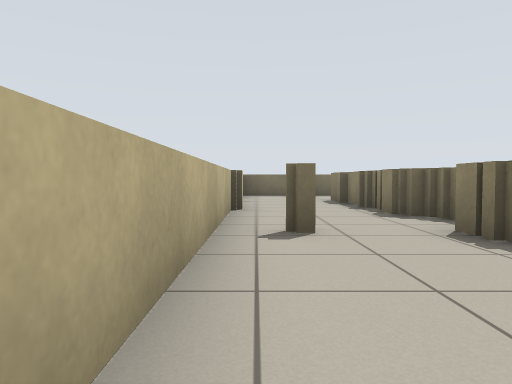
View 1 (above)

24 first-person views from a walk through a world built for the Player/Stage simulator. The camera is 0.62 m above the floor, tilts 2° down and sees 70° across. Floor lines are 1 m apart. The floor is counted in squares, 1 m on a side. Each view is taken from the middle of a square. On the plan, view 1 faces up. The plan holds only what a view shows up to about 10 squares ahead; the rest is blank. Robots are left out.

View 2
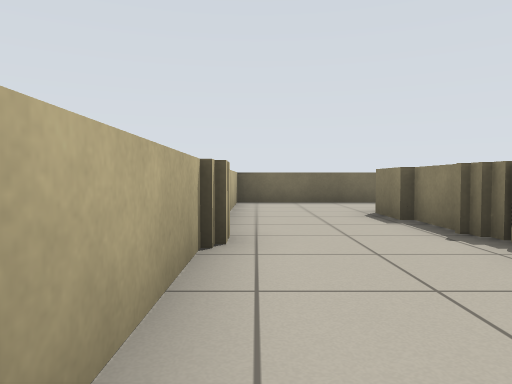

View 3
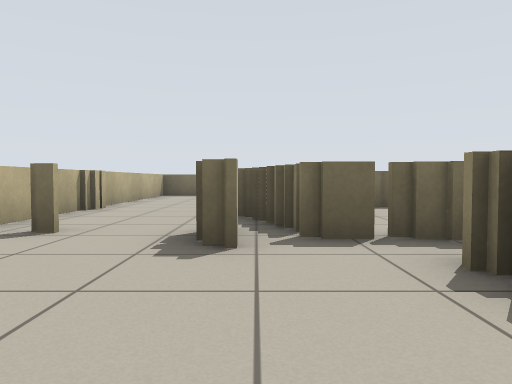

View 4
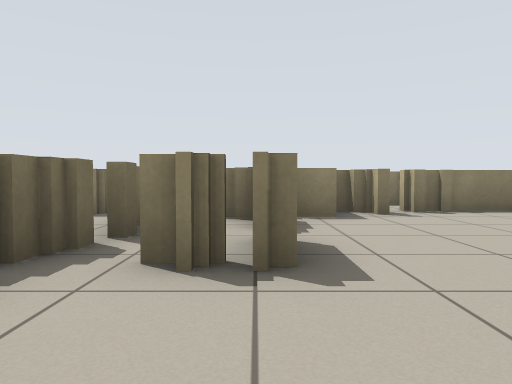

View 5
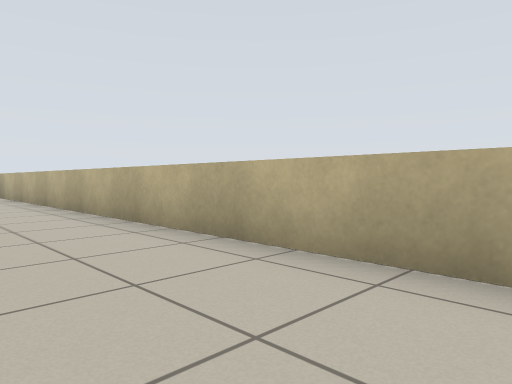

View 6
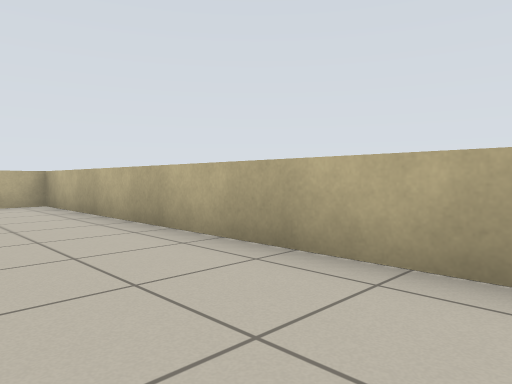

View 7
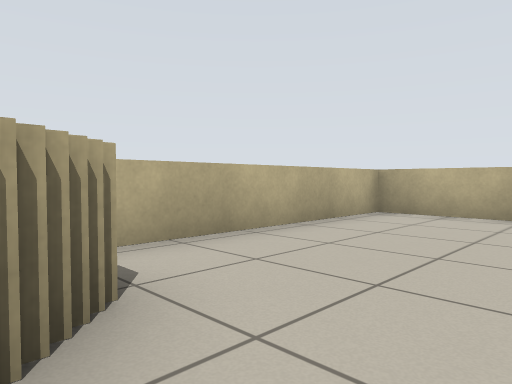

View 8
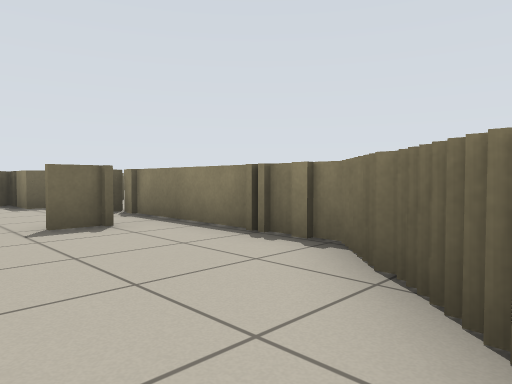

View 9
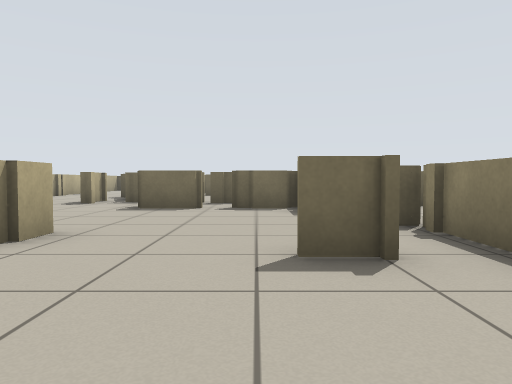

View 10
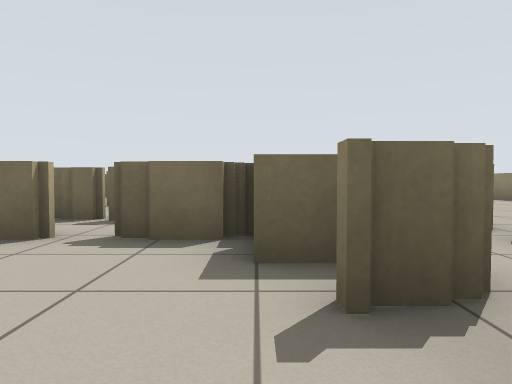

View 11
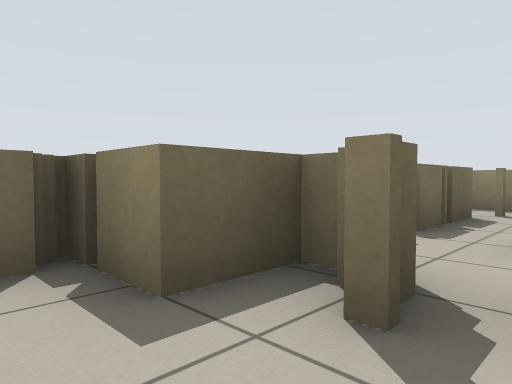

View 12
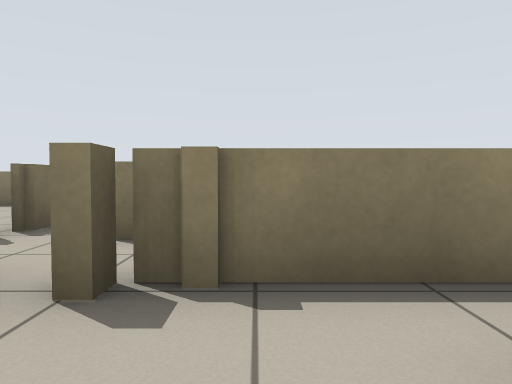

View 13
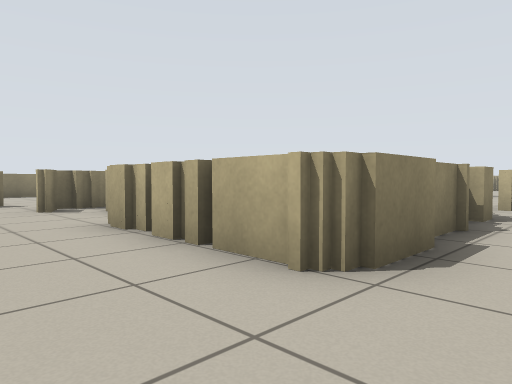

View 14
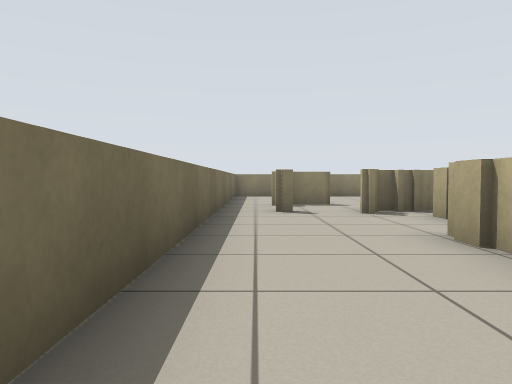

View 15
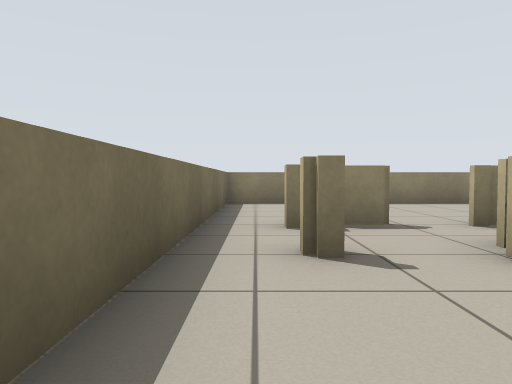

View 16
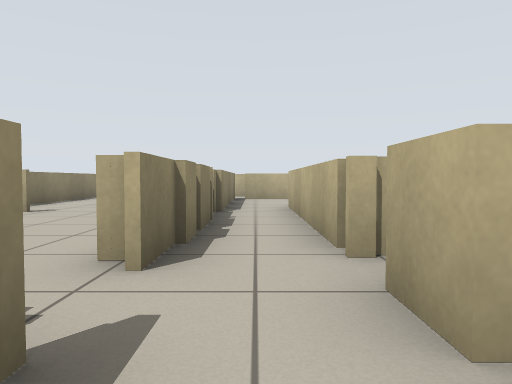

View 17
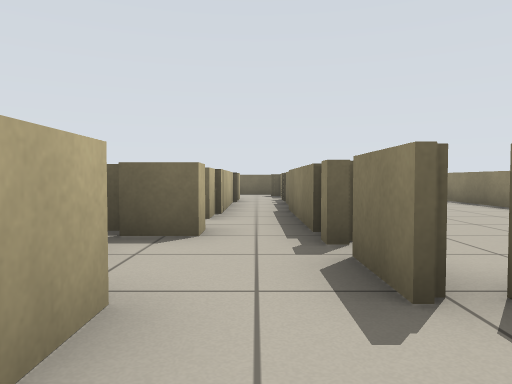

View 18
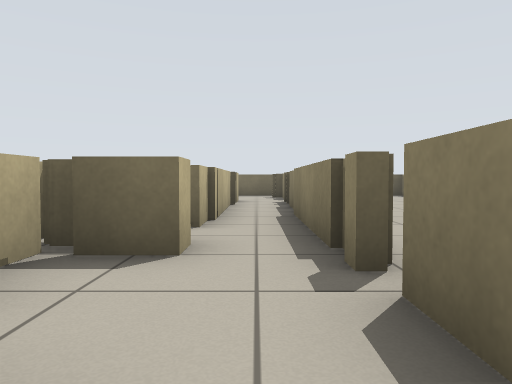

View 19
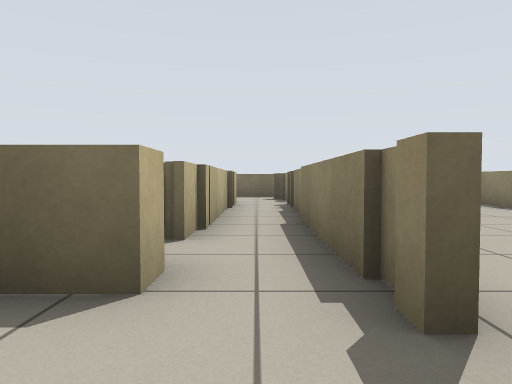

View 20
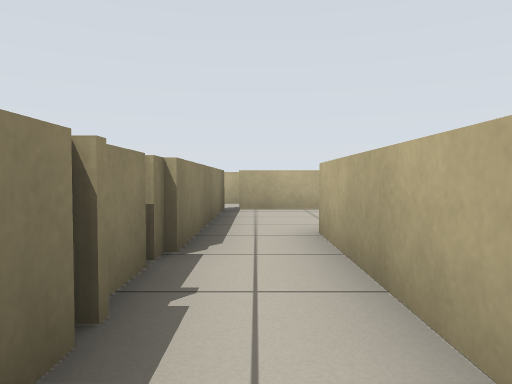

View 21
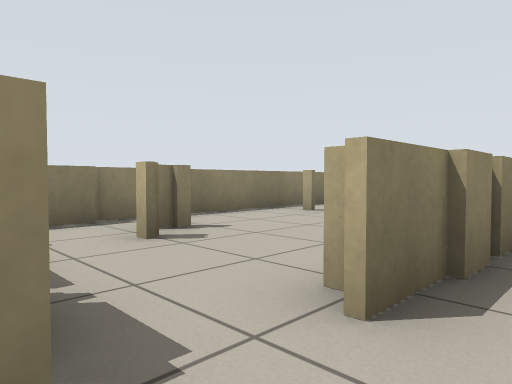

View 22
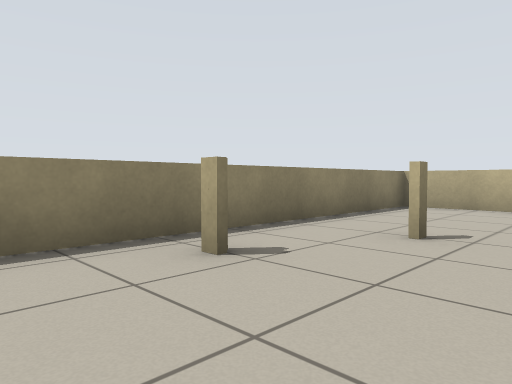

View 23
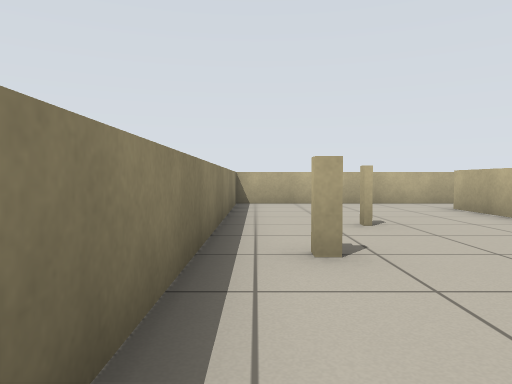

View 24
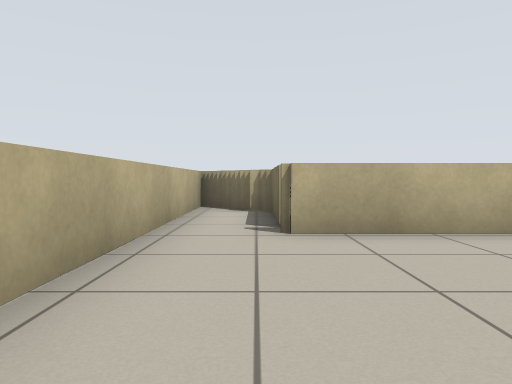

### Floor plan
Key: @ floor where view 1 was taken; # wall or solid block; x gap in a wall; . floor.
Columns run from 1 left of view 1 to 16 right of it. Each row starts with its distance up from view 1.
 14 ##################
 13 #................#
 12 #...........#  ..#
 11 #..#####..#.x.   #
 10 #..#     ##.x....#
  9 #..#      #.#....#
  8 #..##     #.# ...#
  7 #...#     #.# ...#
  6 #...#     #.# ...
  5 #...#    ##.#...
  4 #..x###  #..#....#
  3 #.....## ##.#....
  2 #.....####..x..
  1 #........##.###..#
  0 #@........#......#
 -1 #..  .....#.#..#.#
 -2 #... #....#.#....#
 -3 #...  ...##.#....#
 -4 #...  ....#.#....#
 -5 #...   ...#.#..#.#
 -6 #..    ...#.#....#
 -7 #..    ..##.#.#..#
 -8 #.. .... #..#....#
 -9 #......#  ..#....#
-10 #......######....#
-11 #...... #........#
-12 ######  ##########

Where each view was taken, in squares from view 1:
view 1: 0 up, 0 right, facing up
view 2: 4 up, 0 right, facing up
view 3: 0 up, 3 right, facing up
view 4: 2 up, 2 right, facing right
view 5: 3 up, 2 right, facing down-left
view 6: 2 down, 2 right, facing down-left
view 7: 8 down, 6 right, facing down-left
view 8: 8 down, 6 right, facing up-right
view 9: 6 down, 7 right, facing up
view 10: 2 down, 8 right, facing up
view 11: 1 down, 7 right, facing up-right
view 12: 2 down, 7 right, facing right
view 13: 13 up, 1 right, facing down-right
view 14: 13 up, 2 right, facing right
view 15: 13 up, 6 right, facing right
view 16: 2 up, 10 right, facing down
view 17: 1 down, 10 right, facing up
view 18: 0 up, 10 right, facing up
view 19: 1 up, 10 right, facing up
view 20: 2 down, 10 right, facing down
view 21: 1 up, 10 right, facing down-right
view 22: 3 down, 12 right, facing down-right
view 23: 2 down, 15 right, facing down
view 24: 10 down, 15 right, facing left
